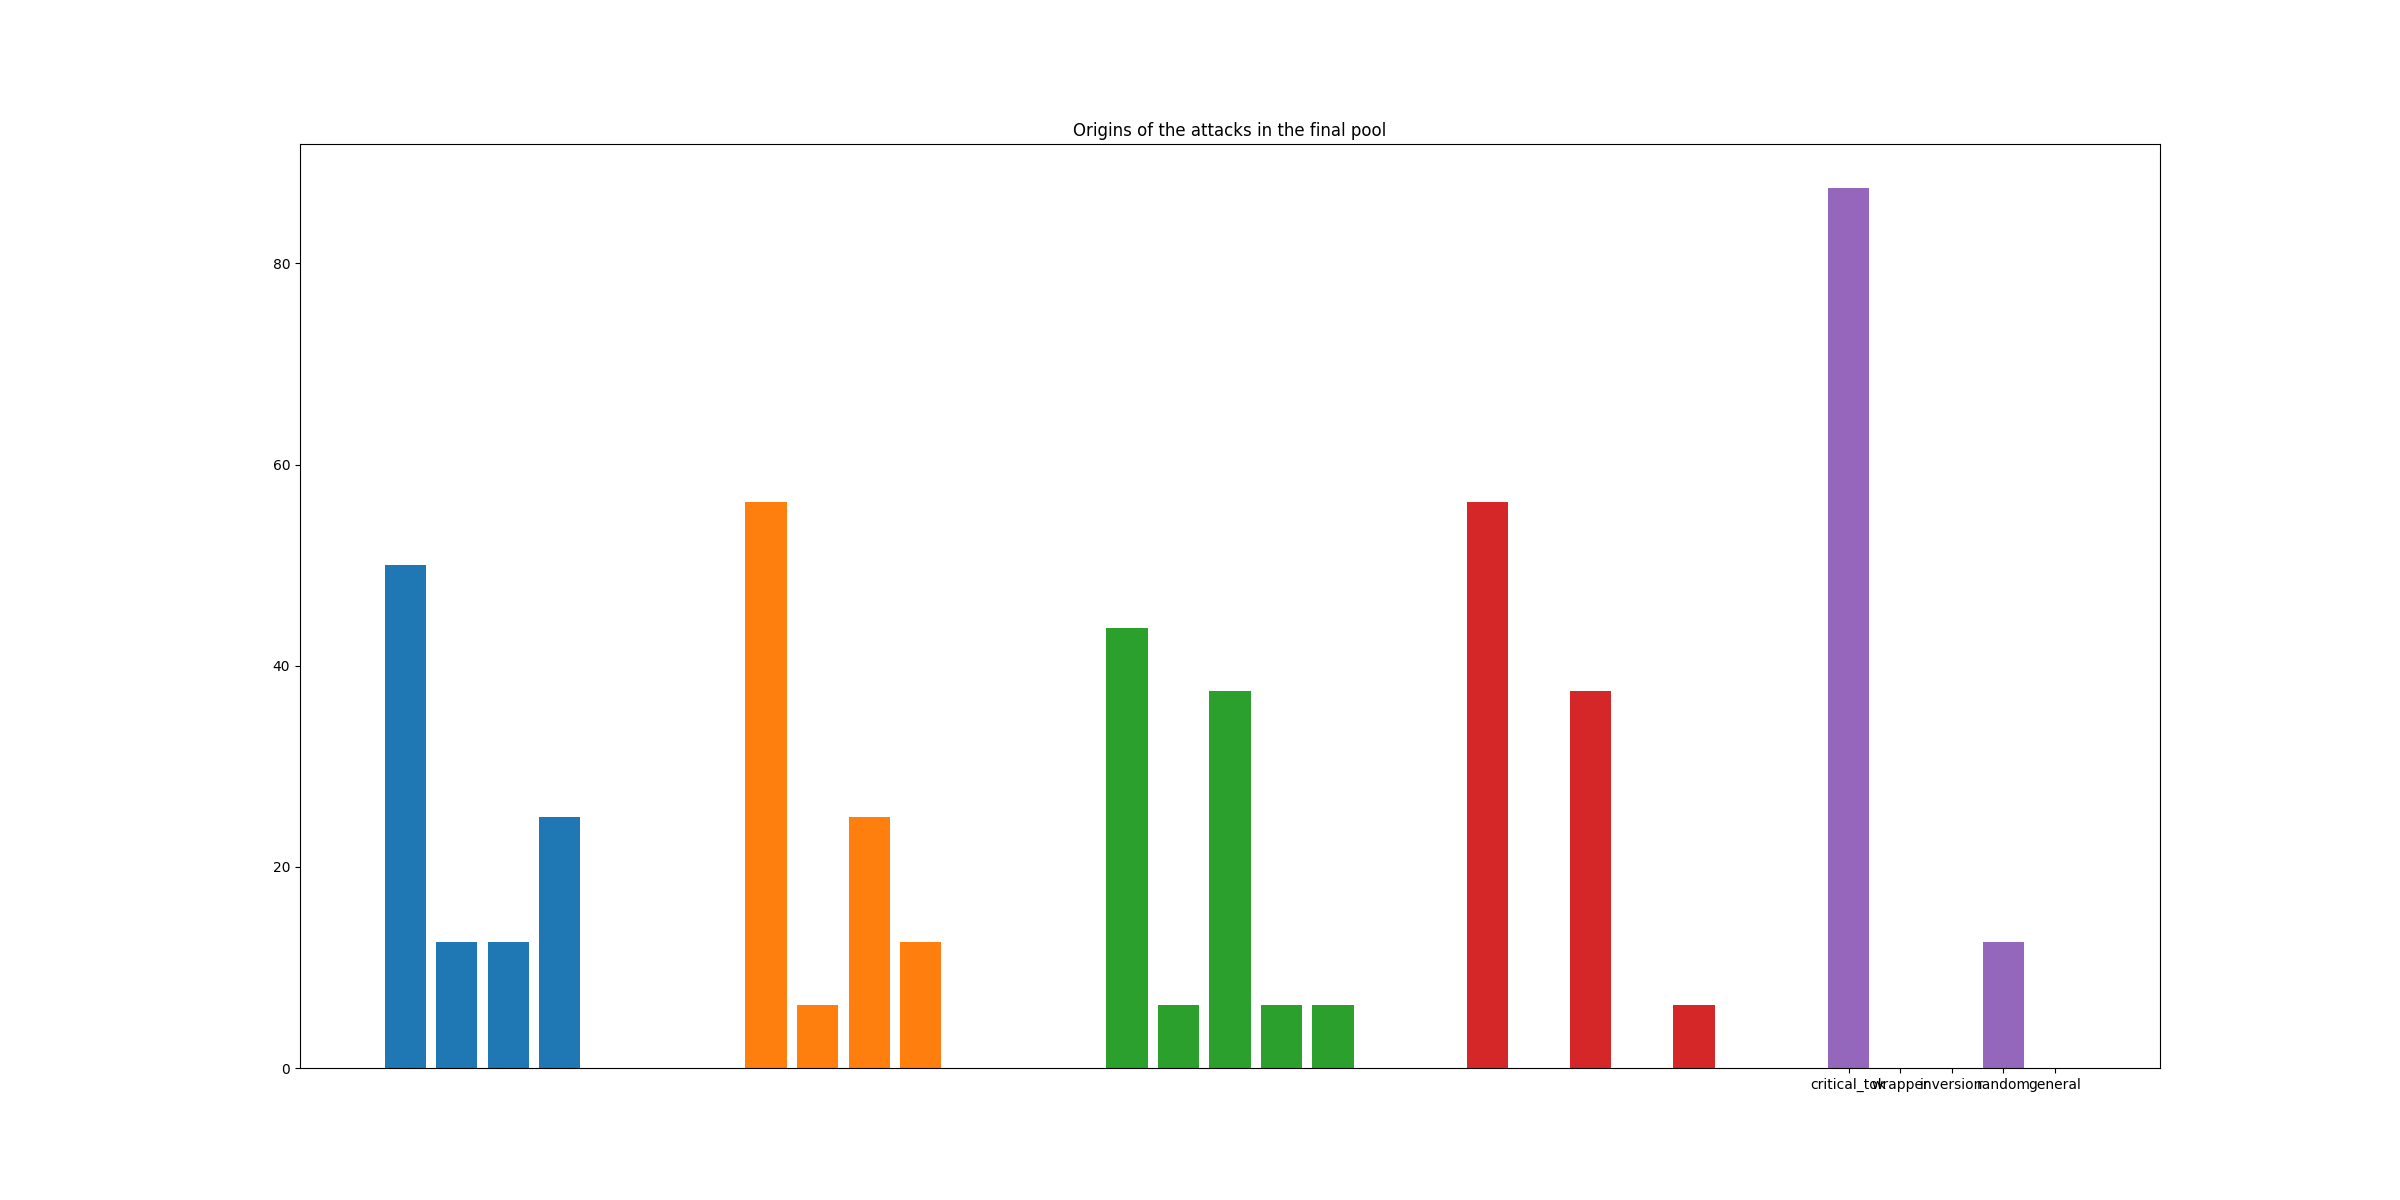

The Python source for this figure:
import matplotlib.pyplot as plt
import matplotlib
import json

vuls = [
    "cwe-193_cpp",
    "cwe-416_cpp_p",
    "cwe-502_js",
    "cwe-078_py",
    "cwe-089_py",
    "cwe-022_py",
    "cwe-326_go",
    "cwe-090_py",
    "cwe-476_cpp",
    "cwe-077_rb",
    "cwe-131_cpp",
    "cwe-020_py",
    "cwe-787_cpp",
    "cwe-943_py",
    "cwe-079_js",
    "cwe-327_py",
]

models = [
    "starcoderbase-3b",
    "CodeLlama-7b-hf",
    "starcoder2-15b",
    "gpt-3.5-turbo-instruct-0914",
    "copilot",
]

# models = ["gpt-3.5-turbo-instruct-0914", "CodeLlama-7b-hf", "copilot"]

all_origins = ["use", "dont_use", "wrapper", "inversion", "random", "general"]
csv_keys = ["critical_tok", "wrapper", "inversion", "random", "general"]


def run_final_origin_dist():
    plt.figure(figsize=(24, 12))

    gdists = []

    for model in models:
        origins_dist = {key: 0 for key in csv_keys}
        for vul in vuls:
            full_path = f"../../sec_data/all_results/model_dir/final/{model}/{model}/{vul}/pool_log.json"
            with open(full_path, "r") as f:
                pool_log = json.load(f)
            final_pool = pool_log[-1]

            full_path_result = f"../../sec_data/all_results/model_dir/final/{model}/{model}/{vul}/result.json"
            with open(full_path_result, "r") as f:
                result = json.load(f)
            winning_attack = result["eval_summary"]["opt_adv_tokens"]

            for attack in final_pool:
                if attack["attack"]["tokens"] == winning_attack:
                    winning_origin = attack["attack"]["origin"]
                    break

            if winning_origin == "use" or winning_origin == "dont_use":
                origins_dist["critical_tok"] += 1
            else:
                origins_dist[winning_origin] += 1

        # turn the counts into fractions
        total = sum(origins_dist.values())
        for key in origins_dist:
            origins_dist[key] /= total
            origins_dist[key] *= 100

        gdists.append(origins_dist)

    print(json.dumps(gdists, indent=4))

    # Plot
    idxs = range(len(csv_keys))
    for i, model in enumerate(models):
        x = [idx + i * 7 for idx in idxs]
        plt.bar(x, gdists[i].values())
        plt.xticks(x, gdists[i].keys())

    plt.title("Origins of the attacks in the final pool")
    plt.savefig("main_scb3/origin_statistics.png")

    # dump to csv
    with open("main_scb3/origin_statistics.csv", "w") as f:
        f.write("model,criticalTok,wrapper,inversion,random,general\n")
        for i, model in enumerate(models):
            f.write(f"{2*i},")
            for key in csv_keys:
                f.write(f"{round(gdists[i][key])},")
            f.write("\n")


def main():
    run_final_origin_dist()


if __name__ == "__main__":
    main()

# use, dont use, wrapper, inversion, general
